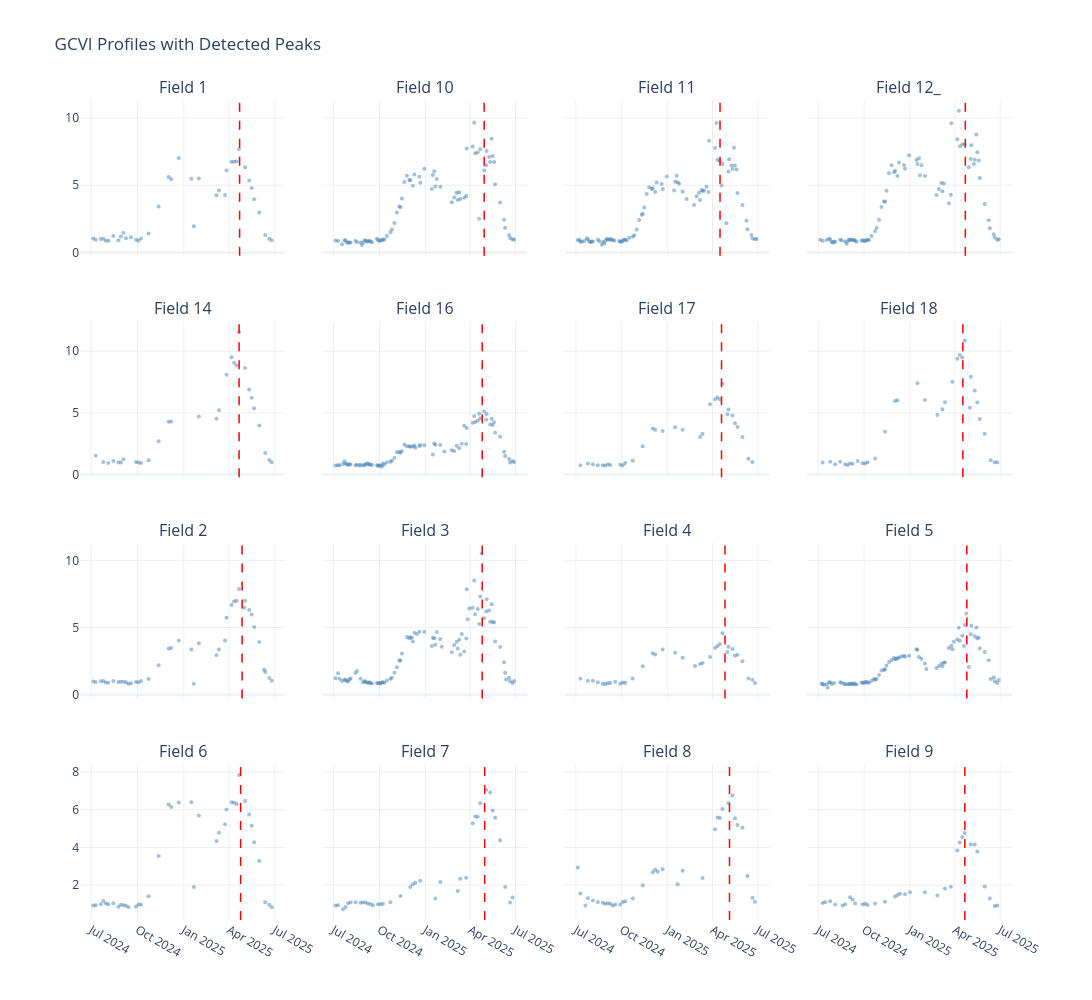

Notebook source saved alongside this figure:
### Markdown cell above
## 5. Peak Detection

Detect GCVI peak per field using double logistic fit.
Aggregate sample-level S2 data to field level for peak detection.

### Code cell
field_s2 = infield_s2.groupby(['field_key', 'date']).mean(numeric_only=True).reset_index()
print(f'Field-level S2: {len(field_s2)} rows, {field_s2["field_key"].nunique()} fields')

infield_peak_df, infield_params_df = detect_peaks(field_s2, config)

print(f'\nPeaks detected for {len(infield_peak_df)} fields:')
for _, row in infield_peak_df.iterrows():
    flag = ' (ANOMALOUS)' if row.get('peak_anomalous', False) else ''
    print(f"  Field {row['field_key']}: peak = {row['peak_date']}{flag}")

fields_sorted = sorted(field_s2['field_key'].unique())
ncols = 4
nrows = (len(fields_sorted) + ncols - 1) // ncols

fig = make_subplots(
    rows=nrows, cols=ncols,
    shared_xaxes=True, shared_yaxes=True,
    subplot_titles=[f'Field {fk}' for fk in fields_sorted],
    horizontal_spacing=0.04, vertical_spacing=0.08
)

for idx, fk in enumerate(fields_sorted):
    row = idx // ncols + 1
    col = idx % ncols + 1
    grp = field_s2[field_s2['field_key'] == fk]

    fig.add_trace(go.Scatter(
        x=grp['date'], y=grp['GCVI'],
        mode='markers', marker=dict(size=4, opacity=0.5, color='steelblue'),
        showlegend=False,
        hovertemplate='%{x|%Y-%m-%d}<br>GCVI=%{y:.3f}<extra>Field ' + str(fk) + '</extra>'
    ), row=row, col=col)

    peak_row = infield_peak_df[infield_peak_df['field_key'] == fk]
    if len(peak_row) > 0:
        fig.add_vline(
            x=str(peak_row.iloc[0]['peak_date'])[:10],
            line=dict(color='red', dash='dash', width=1.5),
            row=row, col=col
        )

fig.update_layout(
    title='GCVI Profiles with Detected Peaks',
    height=250 * nrows, width=1100,
    template='plotly_white'
)
fig.show()
fig.write_image(FIGURES_DIR / 'gcvi_profiles.svg')
